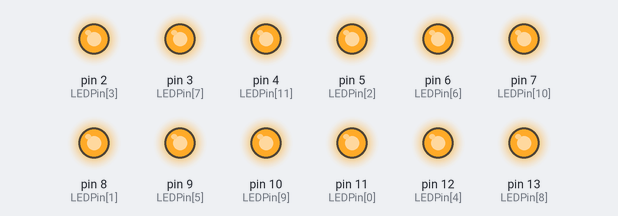
A sketch run on a simulated Arduino Uno, built with avr-gcc and run on an emulated ATmega328P. Parts: output pins drawn as LEDs (lit = HIGH).

Above: at 2.42 s.
At 2.7 s:
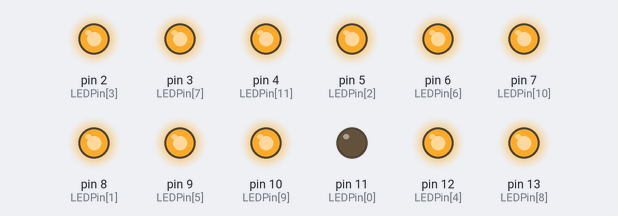
At 2.9 s:
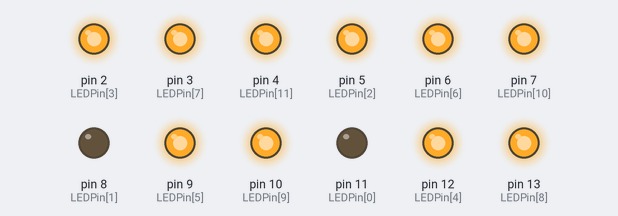
At 3.5 s:
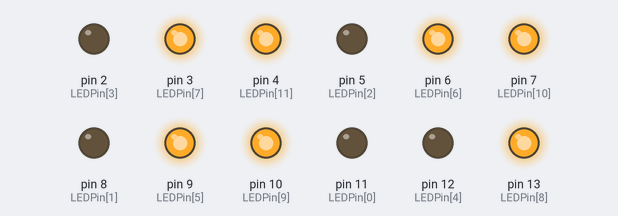
At 4.1 s:
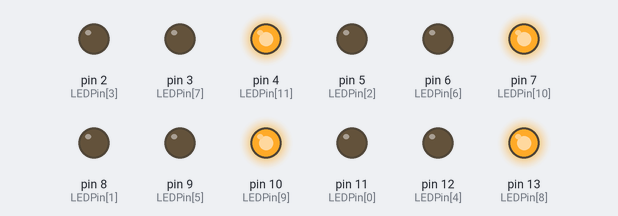
At 4.7 s:
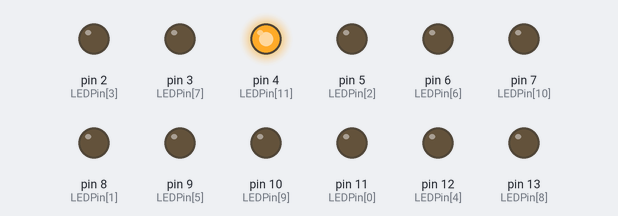
Timing chart, 0 to 6.1 s (numbered marks = the images above):
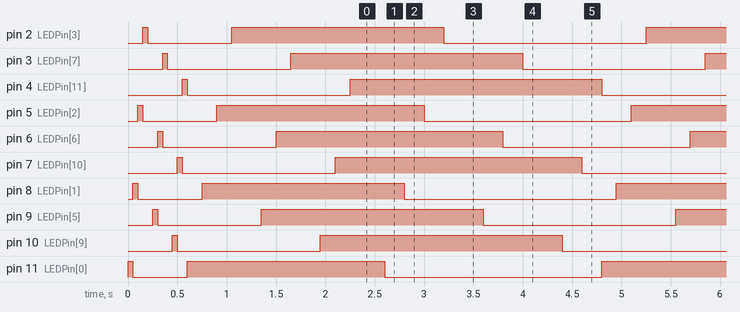

Measured:
- by itself, pin 2 (LEDPin[3]): repeats every 4.2 s: HIGH 2.2 s, LOW 2.1 s
- by itself, pin 3 (LEDPin[7]): repeats every 4.2 s: HIGH 2.4 s, LOW 1.9 s
- by itself, pin 4 (LEDPin[11]): alternates HIGH for 2.6 s and LOW for 1.7 s
- by itself, pin 5 (LEDPin[2]): repeats every 4.2 s: HIGH 2.1 s, LOW 2.1 s
- by itself, pin 6 (LEDPin[6]): repeats every 4.2 s: HIGH 2.3 s, LOW 1.9 s
- by itself, pin 7 (LEDPin[10]): alternates HIGH for 2.5 s and LOW for 1.7 s
- by itself, pin 8 (LEDPin[1]): repeats every 4.2 s: HIGH 2.1 s, LOW 2.2 s
- by itself, pin 9 (LEDPin[5]): repeats every 4.2 s: HIGH 2.3 s, LOW 2.0 s

The sketch:

LedSAM.ino
```cpp
/*
Define our variables
x11  x8  x5  x2
x12  x9  x6  x3
x13  x10 x7  x4
*/
 //int LEDPin[]={2,3,4,5,6,7,8,9,10,11,12,13}; //original
 int LEDPin[]={11,8,5,2,12,9,6,3,13,10,7,4};
 //int LEDPin[]={4, 7, 10, 13, 12, 11, 8, 5, 2, 3, 6, 9};
 //int LEDPin[]={2, 3, 4, 7, 6, 5, 8, 9, 10, 13, 12, 11};
 //int LEDPin[]={9, 6, 5, 8, 11, 12, 13, 10, 7, 4, 3, 2};
 //int LEDPin[]={2, 3, 4, 7, 10, 13, 12, 11, 8, 5, 6, 9};

 int LEDCount=12;    //number of LEDs

void setup() {
   for (int Pin=0; Pin < LEDCount; Pin++)  {  //initialize each LED
     pinMode(LEDPin[Pin], OUTPUT);
     digitalWrite(LEDPin[Pin], HIGH);         //Turn the LED on
     delay(50);
     digitalWrite(LEDPin[Pin], LOW);          //Turn the LED back off
   }
}

void loop() {
   for (int Pin=0; Pin < LEDCount; Pin++)  {
     digitalWrite(LEDPin[Pin], HIGH);         //Turn the LED on
     delay(150);
   }
   for (int Pin=0; Pin < LEDCount; Pin++)  {
     delay(200);
     digitalWrite(LEDPin[Pin], LOW);          //Turn the LED back off
   }
}
```
